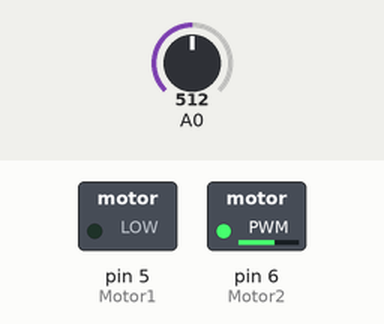
This sketch was run on a simulated Arduino Uno, built with avr-gcc and run on an emulated ATmega328P. On the bench: switched loads named in the sketch (green lamp = pin HIGH). The inputs (shaded band) are chosen by the test bench; at power-on: A0 = 512. What the sketch prints to the serial monitor is not drawn.

Above: at 0.05 s.
At 12.0 s:
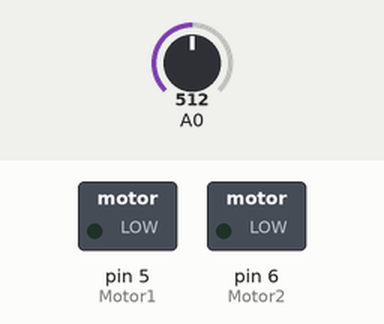
Timing chart, 0 to 15.6 s (numbered marks = the images above):
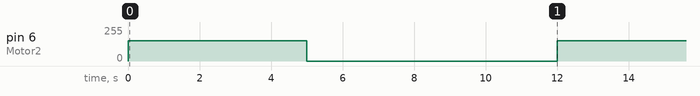

The sketch:

Electric_Push_Rod.ino.ino
```cpp
//The control parts of electric rod and pressure senior are written by Yu Wang
static int Press_Val = 0;
//Pin 5 and 6 controls the electric rod
const int Motor1 = 5;
const int Motor2 = 6;
bool Motor_Flag = true;
void setup() {
  // put your setup code here, to run once:
  Serial.begin(9600);
  pinMode(Motor1, OUTPUT);
  pinMode(Motor2, OUTPUT);

}

void loop() {
  //Pressure sensor module
  Press_Val = analogRead(A0);
  Serial.print("   Press_Val:");
  Serial.println(Press_Val);
  if (Press_Val > 20) //Electric rod down for 5 seconds
                      //when the pressure is greater than 20
  {
  if (Motor_Flag == true)
    {
      Down();
      delay(5000);

      Stop();
      Motor_Flag = false;//Set flag to false when the electric push rod is lowered
    }
    delay(2000); //The electric rod is held in this position for 2 seconds

  }
  else if (Press_Val <= 20 && Motor_Flag == false) //The electric rod rises for 5 seconds
    Up();                      // if it has been lowered and the pressure is less than 20
  {
    delay(5000);
    Stop();
    Motor_Flag = true;
  }

}
//Set the rise value of the electric rod
void Up()
{
  analogWrite(Motor1, 152); //Set the rising voltage
  analogWrite(Motor2, 0);
}
//Set the down value of the electric rod

void Down()
{
  analogWrite(Motor1, 0);
  analogWrite(Motor2, 152);
}
//Set the stop value
void Stop()
{
  analogWrite(Motor1, 0);
  analogWrite(Motor2, 0);
  //delay(2000);
}
```

Measured:
- by itself, pin 6 (Motor2): alternates 152/255 for 5.0 s and 0/255 for 7.0 s
